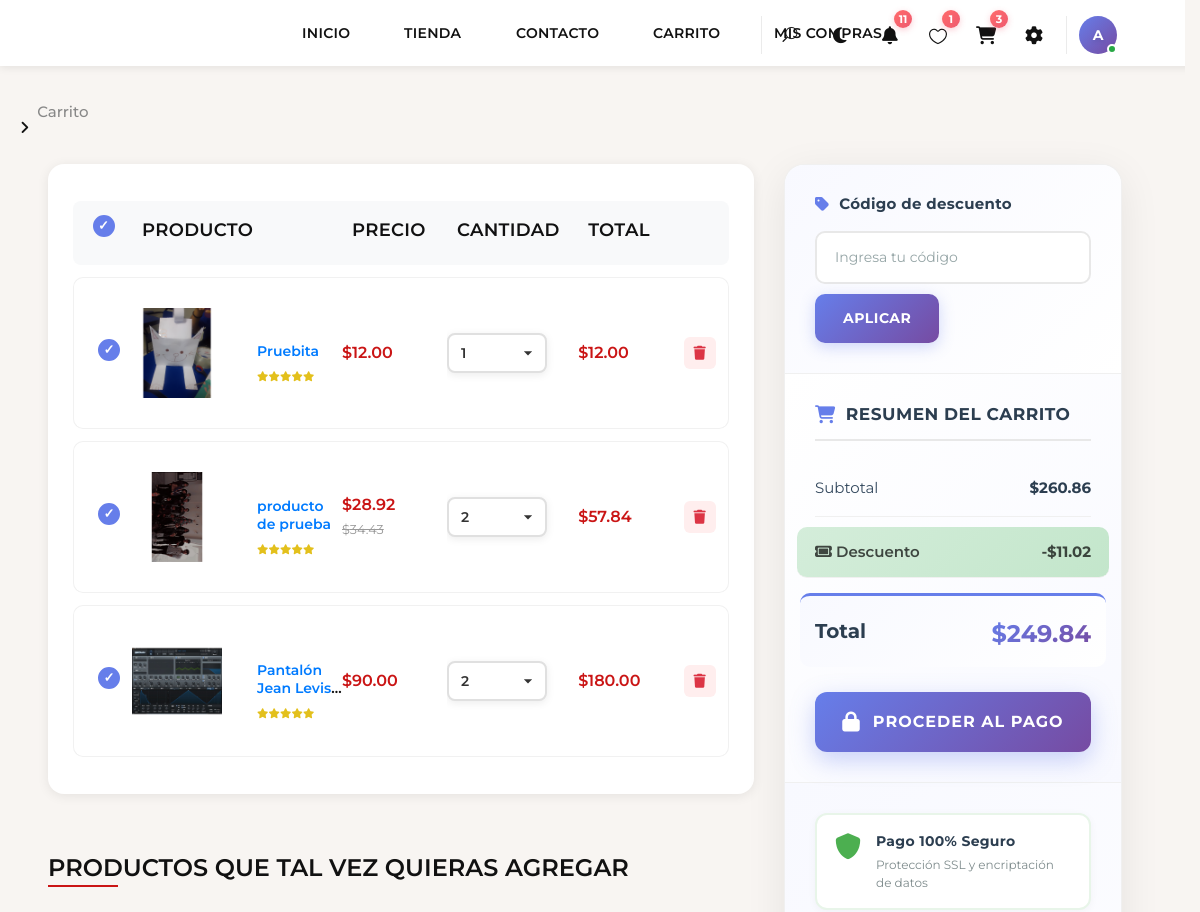
/cart.php (signed in, upper part), run on an earlier commit of the app's database.
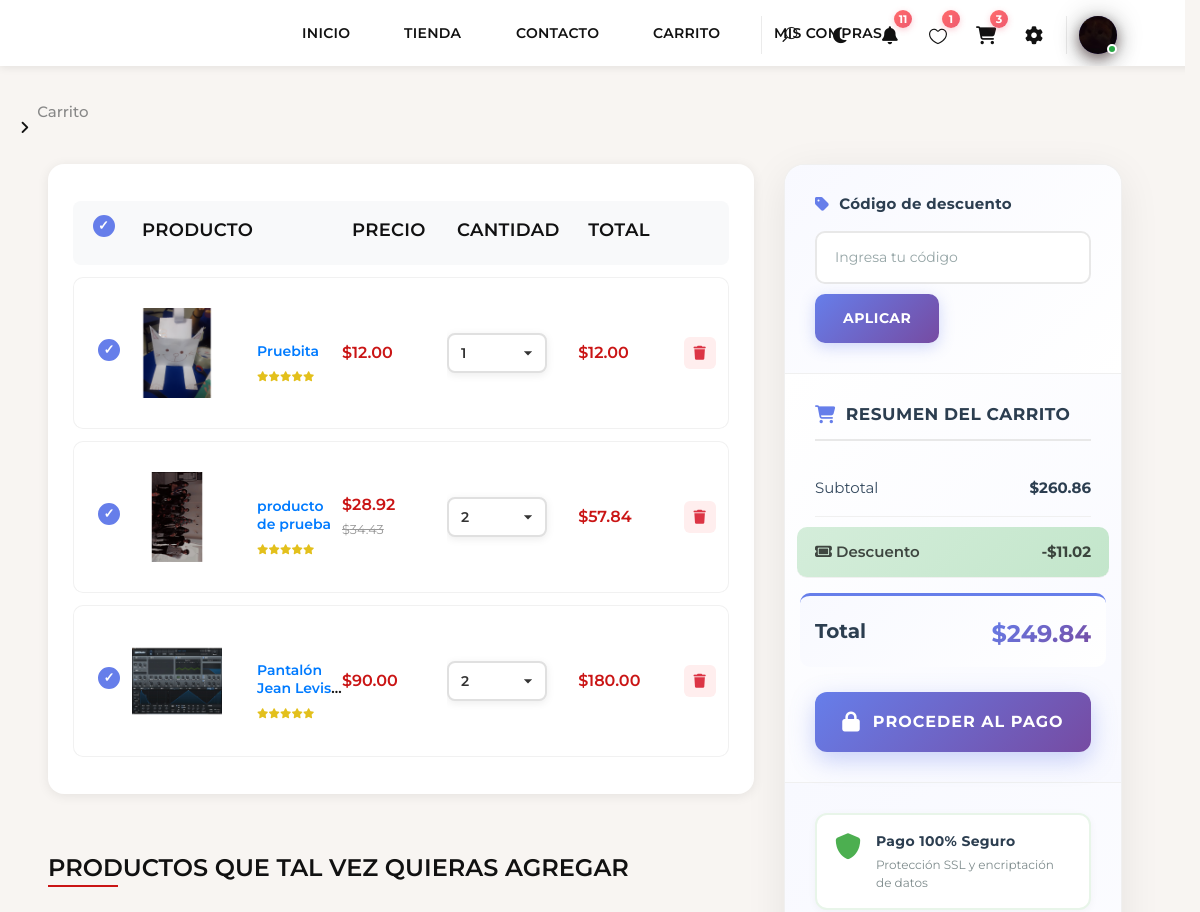
And on a later commit of the database.
### tables this page shows
CREATE TABLE `usuario` (
  `id_usuario` int(11) NOT NULL,
  `username_usuario` varchar(50) NOT NULL,
  `password_usuario` varchar(255) NOT NULL,
  `email_usuario` varchar(100) NOT NULL,
  `nombre_usuario` varchar(100) NOT NULL,
  `apellido_usuario` varchar(100) NOT NULL,
  `telefono_usuario` varchar(20) DEFAULT NULL,
  `fecha_nacimiento` date DEFAULT NULL,
  `genero_usuario` enum('M','F','Otro') DEFAULT 'Otro',
  `avatar_usuario` varchar(255) DEFAULT 'public/assets/img/profiles/default-avatar.png',
  `fecha_registro` timestamp NOT NULL DEFAULT current_timestamp(),
  `ultimo_acceso` timestamp NULL DEFAULT NULL,
  `status_usuario` tinyint(1) DEFAULT 1,
  `verificado_usuario` tinyint(1) DEFAULT 0,
  `rol_usuario` enum('cliente','admin','vendedor') DEFAULT 'cliente',
  `estado_usuario` enum('activo','inactivo') NOT NULL DEFAULT 'activo'
);

CREATE TABLE `carrito` (
  `id_carrito` int(11) NOT NULL,
  `id_usuario` int(11) DEFAULT NULL,
  `id_producto` int(11) NOT NULL,
  `cantidad_carrito` int(11) NOT NULL DEFAULT 1,
  `fecha_agregado_carrito` timestamp NOT NULL DEFAULT current_timestamp()
);

CREATE TABLE `producto` (
  `id_producto` int(11) NOT NULL,
  `nombre_producto` varchar(200) NOT NULL,
  `codigo` varchar(100) DEFAULT NULL,
  `descripcion_producto` text DEFAULT NULL,
  `id_categoria` int(11) NOT NULL,
  `id_marca` int(11) DEFAULT NULL,
  `precio_producto` decimal(10,2) NOT NULL,
  `descuento_porcentaje_producto` decimal(5,2) DEFAULT 0.00,
  `genero_producto` enum('M','F','Unisex','Kids') DEFAULT 'Unisex',
  `en_oferta_producto` tinyint(1) DEFAULT 0,
  `stock_actual_producto` int(11) DEFAULT 0,
  `stock_minimo_producto` int(11) NOT NULL DEFAULT 20,
  `stock_maximo_producto` int(11) NOT NULL DEFAULT 100,
  `imagen_producto` varchar(255) DEFAULT 'default-product.png',
  `url_imagen_producto` varchar(500) NOT NULL,
  `status_producto` tinyint(1) DEFAULT 1,
  `estado` enum('activo','inactivo') NOT NULL DEFAULT 'activo',
  `fecha_creacion_producto` timestamp NOT NULL DEFAULT current_timestamp(),
  `fecha_actualizacion_producto` timestamp NULL DEFAULT NULL ON UPDATE current_timestamp()
);

### config/conexion.php (called while the page is built, shortened)
<?php
class Database {
    private $host = 'localhost';
    private $db_name = 'sleppystore';
    private $username = 'root';
    private $password = '';
    private $charset = 'utf8mb4';
    public function getConnection() {
        $this->pdo = null;
        try {
            $dsn = "mysql:host=" . $this->host . ";dbname=" . $this->db_name . ";charset=" . $this->charset;
            $options = [
                PDO::ATTR_ERRMODE            => PDO::ERRMODE_EXCEPTION,
                PDO::ATTR_DEFAULT_FETCH_MODE => PDO::FETCH_ASSOC,
                PDO::ATTR_EMULATE_PREPARES   => false,
                PDO::MYSQL_ATTR_INIT_COMMAND => "SET NAMES utf8mb4"
            ];
            $this->pdo = new PDO($dsn, $this->username, $this->password, $options);
        } catch(PDOException $exception) {
            echo "Error de conexión: " . $exception->getMessage();
        }
        return $this->pdo;
    }
}
function getDB() {
    $database = new Database();
    return $database->getConnection();
}
function executeQuery($query, $params = []) {
    try {
        $db = getDB();
        $stmt = $db->prepare($query);
        $stmt->execute($params);
        return $stmt->fetchAll();
    } catch(PDOException $e) {
        echo "Error en consulta: " . $e->getMessage();
        return false;
    }
}
?>

### cart.php (the view, shortened to what the rows shown need)
<?php
require_once 'config/conexion.php';
$usuario_logueado = null;
if (isset($_SESSION['user_id'])) {
    try {
        $usuario_resultado = executeQuery("SELECT * FROM usuario WHERE id_usuario = ? AND status_usuario = 1", [$_SESSION['user_id']]);
        $usuario_logueado = $usuario_resultado && !empty($usuario_resultado) ? $usuario_resultado[0] : null;
    } catch(Exception $e) {
        error_log("Error al obtener usuario: " . $e->getMessage());
        session_destroy();
        header('Location: login.php');
        exit;
    }
} else {
    header('Location: login.php?redirect=cart.php');
    exit;
}
$cart_items = [];
try {
    $cart_resultado = executeQuery("
        SELECT c.id_carrito, c.cantidad_carrito,
               p.id_producto, p.nombre_producto, p.precio_producto,
               p.descuento_porcentaje_producto, p.url_imagen_producto,
               p.stock_actual_producto,
               m.nombre_marca
        FROM carrito c
        INNER JOIN producto p ON c.id_producto = p.id_producto
        LEFT JOIN marca m ON p.id_marca = m.id_marca
        WHERE c.id_usuario = ? AND p.status_producto = 1
        ORDER BY c.fecha_agregado_carrito DESC
    ", [$usuario_logueado['id_usuario']]);
    $cart_items = $cart_resultado ? $cart_resultado : [];
} catch(Exception $e) {
    error_log("Error al obtener carrito: " . $e->getMessage());
}
?>
<!DOCTYPE html>
<html lang="es">
<head>
    <link rel="stylesheet" href="public/assets/css/bootstrap.min.css" type="text/css">
    <link rel="stylesheet" href="public/assets/css/font-awesome.min.css" type="text/css">
    <link rel="stylesheet" href="public/assets/css/elegant-icons.css" type="text/css">
    <link rel="stylesheet" href="public/assets/css/jquery-ui.min.css" type="text/css">
    <link rel="stylesheet" href="public/assets/css/slicknav.min.css" type="text/css">
    <link rel="stylesheet" href="public/assets/css/style.css" type="text/css">
    <?php include 'includes/modern-libraries.php'; ?>
    <link rel="stylesheet" href="public/assets/css/user-account-modal.css" type="text/css">
    <link rel="stylesheet" href="public/assets/css/favorites-modal.css" type="text/css">
    <link rel="stylesheet" href="public/assets/css/dark-mode.css" type="text/css">
    <link rel="stylesheet" href="public/assets/css/fix-white-bar.css?v=1.0" type="text/css">
    <link rel="stylesheet" href="public/assets/css/modals-animations.css?v=<?= time() ?>">
    <link rel="stylesheet" href="public/assets/css/notifications-modal.css">
    <link rel="stylesheet" href="public/assets/css/shop/shop-header-fix.css?v=<?= time() ?>">
    <link rel="stylesheet" href="public/assets/css/shop/product-cards-modern.css?v=3.0">
</head>
<body>
    <?php include 'includes/header-section.php'; ?>
    <section class="shop-cart spad">
        <div class="container-fluid px-lg-5" style="max-width: 1600px;">
            <?php if(!empty($cart_items)): ?>
            <div class="row">
                <div class="col-lg-8">
                    <div class="shop__cart__table">
                        <table>
                            <thead>
                                <tr>
                                    <th style="width: 40px; text-align: center;">
                                        <input type="checkbox" id="select-all-items">
                                    </th>
                                    <th>Producto</th>
                                    <th>Precio</th>
                                    <th>Cantidad</th>
                                    <th>Total</th>
                                    <th></th>
                                </tr>
                            </thead>
                            <tbody>
                                <?php foreach($cart_items as $item):
                                    $precio_original = $item['precio_producto'];
                                    $tiene_descuento = $item['descuento_porcentaje_producto'] > 0;
                                    $precio_final = $precio_original;
                                    if($tiene_descuento) {
                                        $precio_final = $precio_original - ($precio_original * $item['descuento_porcentaje_producto'] / 100);
                                    }
                                    $subtotal = $precio_final * $item['cantidad_carrito'];
                                    $imagen_url = !empty($item['url_imagen_producto']) ? $item['url_imagen_producto'] : 'public/assets/img/default-product.jpg';
                                ?>
                                <tr data-cart-id="<?php echo $item['id_carrito']; ?>"
                                    data-price="<?php echo $precio_final; ?>"
                                    data-quantity="<?php echo $item['cantidad_carrito']; ?>"
                                    data-subtotal="<?php echo $subtotal; ?>">
                                    <td style="text-align: center; vertical-align: middle;">
                                        <input type="checkbox"
                                               class="item-checkbox"
                                               data-cart-id="<?php echo $item['id_carrito']; ?>"
                                               checked>
                                    </td>
                                    <td class="cart__product__item">
                                        <img src="<?php echo htmlspecialchars($imagen_url); ?>" alt="<?php echo htmlspecialchars($item['nombre_producto']); ?>" style="width: 90px; height: 90px; object-fit: cover; border-radius: 8px;">
                                        <div class="cart__product__item__title">
                                            <h6><a href="product-details.php?id=<?php echo $item['id_producto']; ?>"><?php echo htmlspecialchars($item['nombre_producto']); ?></a></h6>
                                            <div class="rating">
                                                <i class="fa fa-star"></i>
                                                <i class="fa fa-star"></i>
                                                <i class="fa fa-star"></i>
                                                <i class="fa fa-star"></i>
                                                <i class="fa fa-star-o"></i>
                                            </div>
                                        </div>
                                    </td>
                                    <td class="cart__price">
                                        $<?php echo number_format($precio_final, 2); ?>
                                        <?php if($tiene_descuento): ?>
                                            <br><small style="text-decoration: line-through; color: #999;">$<?php echo number_format($precio_original, 2); ?></small>
                                        <?php endif; ?>
                                    </td>
                                    <td class="cart__quantity">
                                        <select class="qty-select-cart"
                                                data-id="<?php echo $item['id_carrito']; ?>"
                                                data-max="<?php echo $item['stock_actual_producto']; ?>">
                                            <?php
                                            $max_qty = min(30, $item['stock_actual_producto']);
                                            for($i = 1; $i <= $max_qty; $i++):
                                            ?>
                                                <option value="<?php echo $i; ?>" <?php echo ($i == $item['cantidad_carrito']) ? 'selected' : ''; ?>>
                                                    <?php echo $i; ?>
                                                </option>
                                            <?php endfor; ?>
                                        </select>
                                    </td>
                                    <td class="cart__total">$<?php echo number_format($subtotal, 2); ?></td>
                                    <td class="cart__close" style="text-align: center;">
                                        <button class="remove-cart-item" data-id="<?php echo $item['id_carrito']; ?>" style="background: #fee; border: none; width: 32px; height: 32px; border-radius: 6px; cursor: pointer; transition: all 0.3s; display: inline-flex; align-items: center; justify-content: center;">
                                            <i class="fa fa-trash" style="color: #dc3545; font-size: 14px;"></i>
                                        </button>
                                    </td>
                                </tr>
                                <?php endforeach; ?>
                            </tbody>
                        </table>
                    </div>
                </div>
            </div>
            <?php endif; ?>
        </div>
    </section>
    <?php include 'includes/chatbot-widget.php'; ?>
</body>
</html>

### includes/header-section.php (shortened to what the rows shown need)
<!DOCTYPE html>
<html lang="en">
<head>
    <link rel="stylesheet" href="public/assets/css/style.css">
    <link rel="stylesheet" href="public/assets/css/modals-animations.css">
    <link rel="stylesheet" href="public/assets/css/header-responsive.css">
    <link rel="stylesheet" href="public/assets/css/header-bootstrap-layout.css">
    <link rel="stylesheet" href="public/assets/css/badges-override.css">
    <link rel="stylesheet" href="public/assets/css/global-search-modal.css?v=<?php echo time(); ?>">
    <link rel="stylesheet" href="public/assets/css/header-mobile.css?v=<?php echo time(); ?>">
    <link rel="stylesheet" href="public/assets/css/offcanvas-mobile.css?v=<?php echo time(); ?>">
</head>
<body>
</body>
</html>
<header class="header">
    <div class="container-fluid px-3">
        <div class="row align-items-center g-2 justify-content-between">
            <div class="col-auto order-2 order-lg-3" style="min-width: 200px;">
                <div class="header__right">
                    <ul class="header__right__widget d-flex align-items-center justify-content-end m-0 p-0 list-unstyled">
                        <?php if(isset($usuario_logueado) && $usuario_logueado): ?>
                        <li class="user-avatar-btn-container">
                            <a href="#" id="user-account-link" class="header-avatar-link" title="Mi cuenta">
                                <?php
                                $header_avatar_path = 'public/assets/img/profiles/default-avatar.png';
                                if (!empty($usuario_logueado['avatar_usuario'])) {
                                    if (strpos($usuario_logueado['avatar_usuario'], 'public/assets/img/profiles/') !== false) {
                                        $header_avatar_path = $usuario_logueado['avatar_usuario'];
                                    } elseif ($usuario_logueado['avatar_usuario'] !== 'default-avatar.png') {
                                        $header_avatar_path = 'public/assets/img/profiles/' . $usuario_logueado['avatar_usuario'];
                                    }
                                }
                                $tiene_avatar_custom = !empty($usuario_logueado['avatar_usuario']) &&
                                                      $usuario_logueado['avatar_usuario'] !== 'default-avatar.png' &&
                                                      file_exists($header_avatar_path);
                                ?>
                                <div class="header-user-avatar">
                                    <?php if($tiene_avatar_custom): ?>
                                        <img src="<?php echo $header_avatar_path; ?>"
                                             alt="Avatar"
                                             class="avatar-image"
                                             style="width: 38px !important; height: 38px !important; border-radius: 50% !important; object-fit: cover !important; object-position: center !important; display: block !important;">
                                    <?php else: ?>
                                        <div class="avatar-initial">
                                            <?php echo strtoupper(substr($usuario_logueado['nombre_usuario'], 0, 1)); ?>
                                        </div>
                                    <?php endif; ?>
                                    <div class="avatar-status-dot"></div>
                                </div>
                            </a>
                        </li>
                        <?php else: ?>
                        <li><a href="login.php" title="Favoritos"><span class="icon_heart_alt"></span></a></li>
                        <li><a href="cart.php" title="Carrito"><span class="icon_bag_alt"></span></a></li>
                        <li><a href="login.php" class="btn-login-header">Iniciar Sesión</a></li>
                        <?php endif; ?>
                    </ul>
                </div>
            </div>
        </div>
    </div>
</header>

What changed in the data, as far as the page shows it:
changed usuario: avatar_usuario: picture added; avatar_usuario "avatar_1_1760513544.jpg" → "avatar_1_1761756091.jpg" (drawn); nombre_usuario "A" → (not shown)
